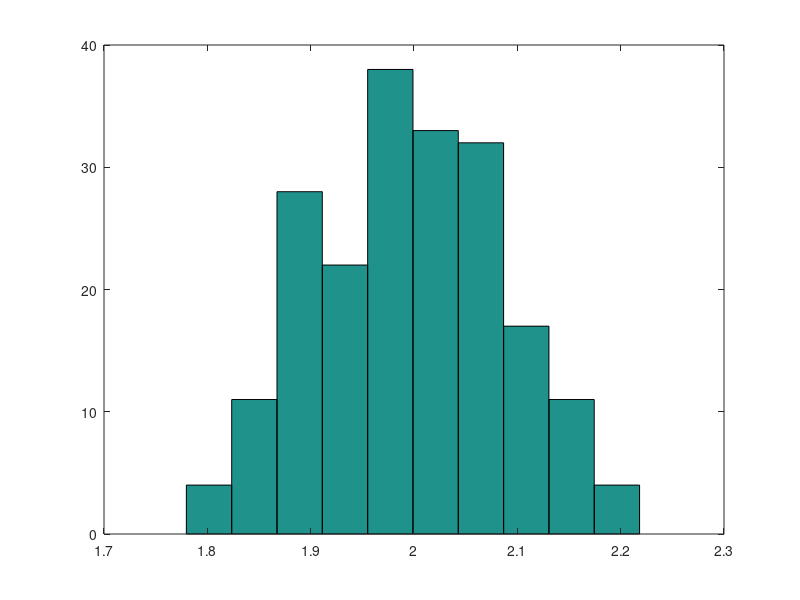

Source code (MATLAB):
z = [ 
1.9567
1.8334
2.0125
2.0287
1.8853
2.1190
2.1189
1.9962
2.0327
2.0174
1.9813
2.0725
1.9411
2.2183
1.9863
2.0113
2.1066
2.0059
1.9904
1.9167
2.0294
1.8663
2.0714
2.1623
1.9308
2.0857
2.1254
1.8406
1.8559
2.0571
1.9600
2.0689
2.0815
2.0711
2.1290
2.0668
2.1190
1.8797
1.9980
1.9843
1.8395
2.0257
1.8943
2.1415
1.9194
2.0528
2.0219
1.9078
1.7829
1.9940
1.8989
2.0614
2.0507
2.1692
2.0591
1.9356
2.0380
1.8990
1.9980
1.9951
2.0000
1.9682
2.1095
1.8126
2.0428
2.0895
2.0730
2.0577
2.0040
2.0677
2.0568
1.9744
1.9622
1.9704
1.8524
1.9765
2.0118
2.0314
2.1443
1.9649
2.0623
2.0799
2.0940
1.9007
2.0212
2.0237
1.8992
1.9257
2.1082
1.9868
2.0389
2.0087
1.9364
1.9440
2.0443
1.9050
2.0781
2.0568
1.9178
1.9734
1.8812
1.7797
2.0986
1.9481
2.0327
2.0234
2.0021
1.8996
1.9052
1.9625
1.8814
1.8944
2.1472
2.0055
1.8782
1.9958
1.8871
1.8650
1.9738
2.0953
2.0128
2.0656
1.8832
1.9539
1.9737
1.8786
1.8680
2.0931
2.0011
1.9354
2.0805
2.0231
1.9010
2.1339
2.0289
2.1478
2.1138
1.9315
1.8708
1.9927
1.9669
1.9156
2.0497
2.1488
1.9453
1.9153
1.9753
2.0663
1.9145
1.8798
1.9880
1.9934
2.0485
1.9404
1.9850
1.9565
1.9920
2.1535
1.9393
1.8652
2.0469
1.9096
2.0035
1.9372
2.0535
2.0552
1.9796
1.7945
2.0132
2.1592
2.1018
1.8419
1.9921
1.9318
1.8975
1.8765
2.0288
1.9570
2.0055
1.9632
1.9535
2.0370
2.0728
2.2112
1.8642
1.8977
2.1037
1.9610
1.8618
2.0315
2.1553
2.0707
2.1957
2.0504
2.1864
1.9660
1.8860
1.9788
2.1190
1.8883
]

disp('mediana: ')
median(z)
disp('desvio standard:')
std(z)
disp('varianza')
var(z)
disp('media:')
mean(z)
hist(z, 10, max(size(z)))
